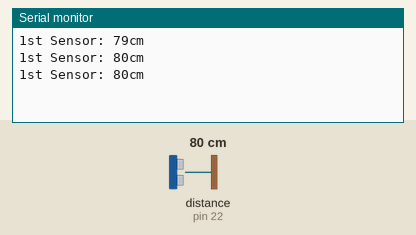
Recording of a sketch running on a simulated Arduino Mega 2560, built with avr-gcc and run on an emulated ATmega2560. Shown: the last lines printed to the serial monitor. Wiring (inferred from the names in the program): ultrasonic range finder: trigger pin 23; echo pin 22. Inputs (shaded band) come from the test bench; at power-on: distance to the obstacle (sensor on pin 22) 80 cm. The echo pulse lasts 58.3 µs per cm.

Above: at 1.3 s.
1.4 s: distance to the obstacle (sensor on pin 22) set to 2 cm
At 1.9 s:
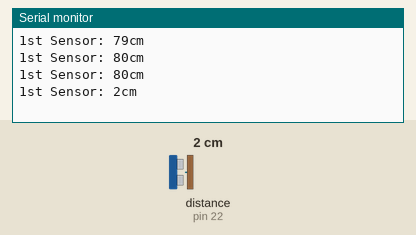
2.9 s: distance to the obstacle (sensor on pin 22) set to 4 cm
At 3.4 s:
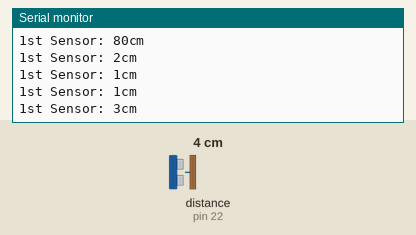
Timing chart, 0 to 5.9 s (numbered marks = the images above; inputs shaded):
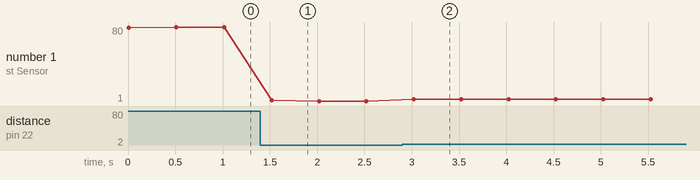

The sketch:

sensor1-test.ino
```cpp
int trigPin1 = 23;
int echoPin1 = 22;

void setup() {

  Serial.begin (9600);
  pinMode(trigPin1, OUTPUT);
  pinMode(echoPin1, INPUT);


}

void sensor1(){ // Αυτή η λειτουργία είναι για τον πρώτο αισθητήρα , των τοίχων
  int duration1, distance1;
  digitalWrite (trigPin1, HIGH);
  delayMicroseconds (10);
  digitalWrite (trigPin1, LOW);
  duration1 = pulseIn (echoPin1, HIGH);
  distance1 = (duration1/2) / 29.1;
      Serial.print("1st Sensor: ");
      Serial.print(distance1);
      Serial.print("cm    ");

  }
void loop() {
Serial.println("\n");
sensor1();  // ανιχνευση τοιχου
delay(500);
}
```

Measured:
- after the input at 1.4 s, the serial monitor: prints a new line after 0.12 s (image 1)
- after the input at 2.9 s, the serial monitor: prints a new line after 0.12 s (image 2)
- plotted number 1: 1 → 3 after the input at 2.9 s
